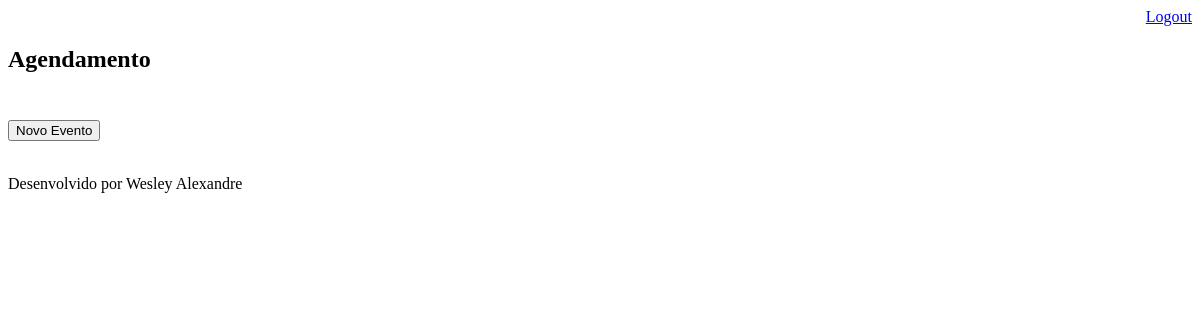
/agenda/ (signed in), run on an earlier commit of the app's database.
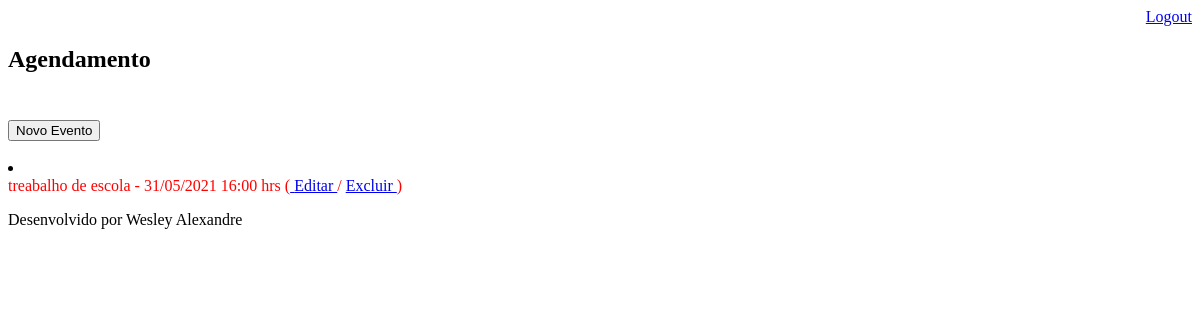
And on a later commit of the database.
### core/models.py (models this page shows, shortened)
class Evento(models.Model):#criando classe evento com os itens
    titulo = models.CharField(max_length=100)
    descricao = models.TextField(blank=True, null=True)
    data_evento = models.DateTimeField(verbose_name='data do evento')
    data_criacao = models.DateTimeField(auto_now=True)
    usuario = models.ForeignKey(User, on_delete=models.CASCADE)# variavel usuario armazena os usuarios do django
    class Meta: # alteração do nome da tabela
        db_table = 'evento'
    def get_data_criacao(self):# alterando a exibição da data_evento
        return self.data_evento.strftime('%d/%m/%Y %H:%M hrs')
    def get_evento_atrasado(self):
        if self.data_evento > datetime.now():
            return True
        else:
            return False

### core/views.py (the view)
# urls.py: path('agenda/', views.lista_eventos),
@login_required(login_url='/login/')#força o usuario estar logado para acessar
def lista_eventos(request):
    usuario = request.user #capitura o usuario da tabela django
    data_atual = datetime.now() - timedelta(hours=1)
    evento = Evento.objects.filter(usuario = usuario, data_evento__gt=data_atual) # filtra o evento por usuario
    dados = {'eventos':evento}
    return render(request, 'agenda.html', dados)

### template/agenda.html
{% extends "models-page.html"%}
{%block content%}
    <h2>Agendamento<br><br></h2>
    <a href="evento/">
        <button type="button">Novo Evento</button>
    </a>
    <br><br>
    {% for evento in eventos%}
<li>
    <div style= {% if evento.get_evento_atrasado %}
                    "color:red"
                {% endif %}>
        {{evento.titulo}} - {{evento.get_data_criacao}}
        (<a href="evento/?id={{evento.id}}"> Editar </a>
        / <a href="evento/delete/{{ evento.id }}/"> Excluir </a>)
    </div>
</li>
    {%endfor%}
{% endblock%}

### template/models-page.html
<!DOCTYPE html>
<html lang="en">
<head>
    {% include "models-header.html"%}
</head>
<body>
    {% block content%}{% endblock%}
    {% include "models-footer.html"%}
</body>
</html>

### template/models-header.html (shortened to what this page needs)
<div align="right"><a href="/logout">Logout</a></div>

### template/models-footer.html
<p>Desenvolvido por Wesley Alexandre</p>

What changed in the data, as far as the page shows it:
added Evento: titulo "treabalho de escola", get_data_criacao "31/05/2021 16:00 hrs"
